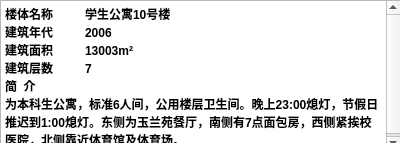
<?xml version="1.0" encoding="UTF-8"?>
<ui version="4.0">
 <class>A10shihao</class>
 <widget class="QDialog" name="A10shihao">
  <property name="geometry">
   <rect>
    <x>0</x>
    <y>0</y>
    <width>400</width>
    <height>143</height>
   </rect>
  </property>
  <property name="windowTitle">
   <string>Dialog</string>
  </property>
  <widget class="QTextBrowser" name="textBrowser">
   <property name="geometry">
    <rect>
     <x>0</x>
     <y>0</y>
     <width>401</width>
     <height>151</height>
    </rect>
   </property>
   <property name="html">
    <string>&lt;!DOCTYPE HTML PUBLIC &quot;-//W3C//DTD HTML 4.0//EN&quot; &quot;http://www.w3.org/TR/REC-html40/strict.dtd&quot;&gt;
&lt;html&gt;&lt;head&gt;&lt;meta name=&quot;qrichtext&quot; content=&quot;1&quot; /&gt;&lt;style type=&quot;text/css&quot;&gt;
p, li { white-space: pre-wrap; }
&lt;/style&gt;&lt;/head&gt;&lt;body style=&quot; font-family:'SimSun'; font-size:9pt; font-weight:400; font-style:normal;&quot;&gt;
&lt;p style=&quot; margin-top:0px; margin-bottom:0px; margin-left:0px; margin-right:0px; -qt-block-indent:0; text-indent:0px;&quot;&gt;&lt;span style=&quot; font-weight:600;&quot;&gt;楼体名称	学生公寓10号楼	&lt;/span&gt;&lt;/p&gt;
&lt;p style=&quot; margin-top:0px; margin-bottom:0px; margin-left:0px; margin-right:0px; -qt-block-indent:0; text-indent:0px;&quot;&gt;&lt;span style=&quot; font-weight:600;&quot;&gt;建筑年代	2006&lt;/span&gt;&lt;/p&gt;
&lt;p style=&quot; margin-top:0px; margin-bottom:0px; margin-left:0px; margin-right:0px; -qt-block-indent:0; text-indent:0px;&quot;&gt;&lt;span style=&quot; font-weight:600;&quot;&gt;建筑面积	13003m²	&lt;/span&gt;&lt;/p&gt;
&lt;p style=&quot; margin-top:0px; margin-bottom:0px; margin-left:0px; margin-right:0px; -qt-block-indent:0; text-indent:0px;&quot;&gt;&lt;span style=&quot; font-weight:600;&quot;&gt;建筑层数	7&lt;/span&gt;&lt;/p&gt;
&lt;p style=&quot; margin-top:0px; margin-bottom:0px; margin-left:0px; margin-right:0px; -qt-block-indent:0; text-indent:0px;&quot;&gt;&lt;span style=&quot; font-weight:600;&quot;&gt;简  介	&lt;/span&gt;&lt;/p&gt;
&lt;p style=&quot; margin-top:0px; margin-bottom:0px; margin-left:0px; margin-right:0px; -qt-block-indent:0; text-indent:0px;&quot;&gt;&lt;span style=&quot; font-weight:600;&quot;&gt;为本科生公寓，标准6人间，公用楼层卫生间。晚上23:00熄灯，节假日推迟到1:00熄灯。东侧为玉兰苑餐厅，南侧有7点面包房，西侧紧挨校医院，北侧靠近体育馆及体育场。&lt;/span&gt;&lt;/p&gt;&lt;/body&gt;&lt;/html&gt;</string>
   </property>
  </widget>
 </widget>
 <resources/>
 <connections/>
</ui>
